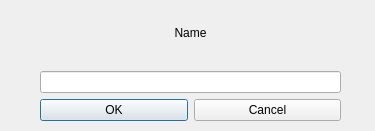
<?xml version="1.0" encoding="UTF-8"?>
<ui version="4.0">
 <class>VetDialog</class>
 <widget class="QDialog" name="VetDialog">
  <property name="geometry">
   <rect>
    <x>0</x>
    <y>0</y>
    <width>375</width>
    <height>131</height>
   </rect>
  </property>
  <property name="windowTitle">
   <string>New Veterinarian</string>
  </property>
  <property name="modal">
   <bool>true</bool>
  </property>
  <widget class="QWidget" name="verticalLayoutWidget">
   <property name="geometry">
    <rect>
     <x>40</x>
     <y>0</y>
     <width>301</width>
     <height>121</height>
    </rect>
   </property>
   <layout class="QVBoxLayout" name="verticalLayout">
    <item>
     <widget class="QLabel" name="label">
      <property name="text">
       <string>Name</string>
      </property>
      <property name="alignment">
       <set>Qt::AlignCenter</set>
      </property>
     </widget>
    </item>
    <item>
     <widget class="QLineEdit" name="newVetLineEdit"/>
    </item>
    <item>
     <layout class="QHBoxLayout" name="horizontalLayout">
      <item>
       <widget class="QPushButton" name="okButton">
        <property name="text">
         <string>OK</string>
        </property>
       </widget>
      </item>
      <item>
       <widget class="QPushButton" name="cancelButton">
        <property name="text">
         <string>Cancel</string>
        </property>
       </widget>
      </item>
     </layout>
    </item>
   </layout>
  </widget>
 </widget>
 <resources/>
 <connections/>
</ui>
